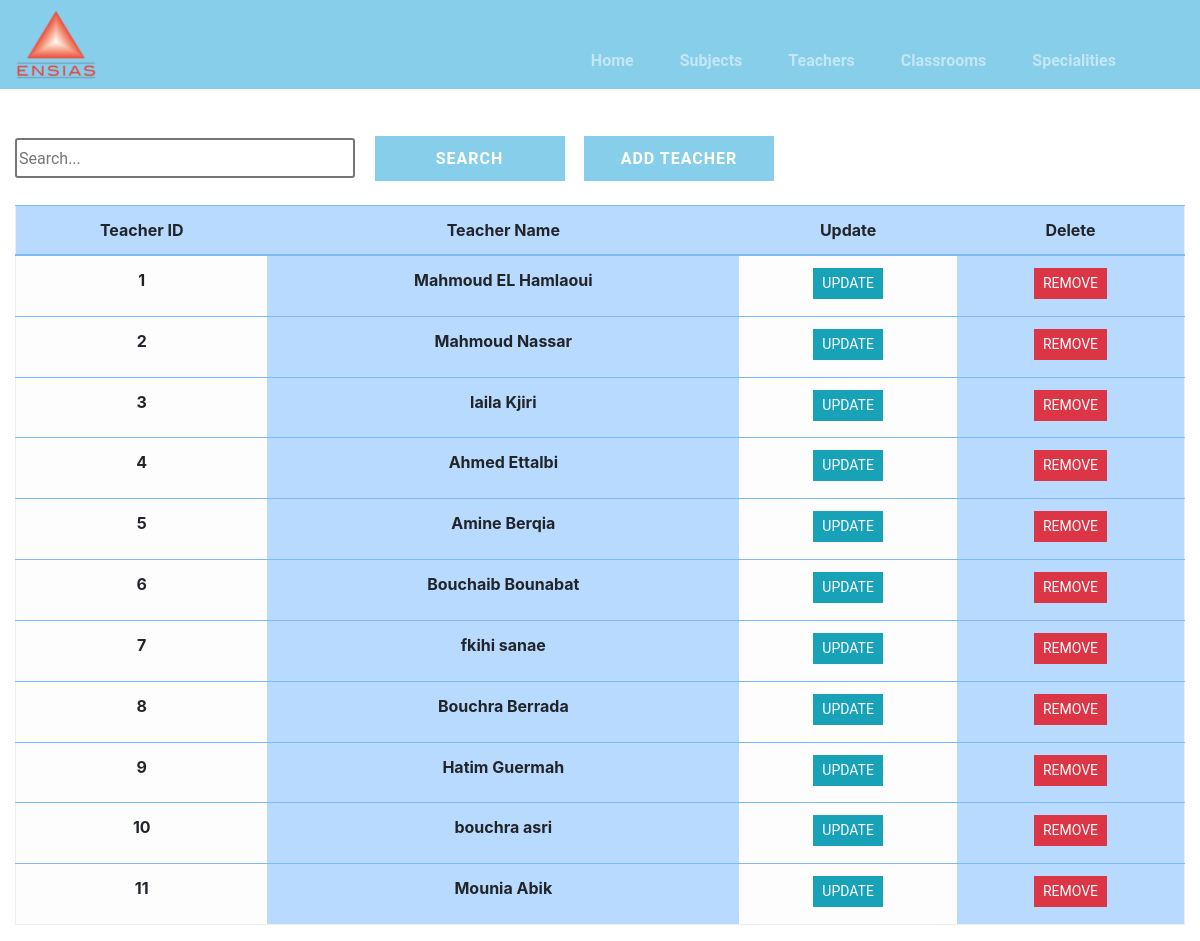
The page /teacher/list on the database its author committed.
### timetableCSP/models.py (models this page shows, shortened)
class Teacher(models.Model):
    teacher_id = models.AutoField(primary_key=True)
    teacher_name = models.CharField(max_length=2000, null=True)
    freetimes = models.ManyToManyField(FreeTime, null=True)

### timetableCSP/views.py (the view)
# urls.py: path('teacher/list',views.teachersList, name='list-teacher'),
def teachersList(request):
    teachers = T.objects.all()
    context = {'teachers': teachers}
    return render(request, 'listTeacher.html', context)

### templates/listTeacher.html (shortened to what this page needs)
{% extends 'main.html' %}
{% load static %}
{% block content %}
    <div class="container-fluid">
    <div class="search">
        <input type="text" class="searchbox" placeholder="Search...">
        <input type="submit" value="Search" class="searchButton">
        <a href="{% url 'add-teacher' %}"><button class="searchButton">Add Teacher </button></a>
    </div>
	<div class="table-responsive-lg">
        <table class="table-primary">
        <table class="table table-primary table-hover">
            <thead class="thead-primary">
			<tr>
                <div class="header__item filter__link" >
                   <th scope="col" class="text-center">Teacher ID</th>
                </div>
                <div class="header__item filter__link">
                  <th class="text-center" scope="col">Teacher Name</th>
                </div>
                <div class="header__item filter__link">
                    <th class="text-center" scope="col"> Update</th>
                </div>
                <div class="header__item filter__link">
                     <th class="text-center" scope="col">Delete</th>
                </div>
			</tr>
            </thead>
                {% for teacher in teachers %}
				<tr>
                        <th scope="row" class="table-light text-center">{{ teacher.teacher_id}}</th>
						<th scope="row" class="table-primary text-center"  >{{ teacher.teacher_name}}</th>
                        <th scope="row" class="table-light text-center"> <a href="{% url 'update-teacher' teacher.teacher_id %}" class="btn btn-sm btn-info">Update</a></th>
                        <th scope="row" class="table-primary text-center"> <a href="{% url 'delete-teacher' teacher.teacher_id %}" class="btn btn-sm btn-danger" >Remove</a></th>
					</tr>
                {% endfor %}
        </table>
</div>
    </div>
{% endblock %}

### static/css/style.css (style rules this page uses)
a { cursor: pointer; }

### static/css/tables.css (style rules this page uses)
*, *:before, *:after { box-sizing: border-box; }
body { font-family: "Roboto", sans-serif; margin: 0; }
.table { border: 1px solid #eeeeee; overflow-y: auto; overflow-x: auto; overflow-style: marquee-line; height: 720px; }
.table-data, .header__item { flex: 1 1 20%; text-align: center; font-family: Roboto, sans-serif; font-weight: bold; }
.header__item { text-transform: uppercase; }
.filter__link { color: white; text-decoration: none; position: relative; display: inline-block; padding-left: 24px; padding-right: 24px; }
.filter__link::after { content: ""; position: absolute; right: -18px; color: white; font-size: 12px; top: 50%; transform: translateY(-50%); }
.btn { border-radius: 0 !important; font-family: Roboto, sans-serif !important; text-transform: uppercase; }
.search { display: inline-block; }
.searchbox { width: 340px; height: 40px; border-style: solid; border-radius: 3px; font-family: Roboto, sans-serif; text-align: justify; }
.searchButton { width: 190px; height: 45px ; font-family: Roboto, sans-serif; text-transform: uppercase; letter-spacing: 1px; font-weight: bolder; color: white ; background: skyblue; margin-left: 15px; margin-top: 40px; border-color: skyblue ; border-radius: 0 ; border-style: solid; border-width: 3px ; }

### rows shown on the page
Teacher: teacher_id "1", teacher_name "Mahmoud EL Hamlaoui"
Teacher: teacher_id "2", teacher_name "Mahmoud Nassar"
Teacher: teacher_id "3", teacher_name "laila Kjiri"
Teacher: teacher_id "4", teacher_name "Ahmed Ettalbi"
Teacher: teacher_id "5", teacher_name "Amine Berqia"
Teacher: teacher_id "6", teacher_name "Bouchaib Bounabat"
Teacher: teacher_id "7", teacher_name "fkihi sanae"
Teacher: teacher_id "8", teacher_name "Bouchra Berrada"
Teacher: teacher_id "9", teacher_name "Hatim Guermah"
Teacher: teacher_id "10", teacher_name "bouchra asri"
Teacher: teacher_id "11", teacher_name "Mounia Abik"
